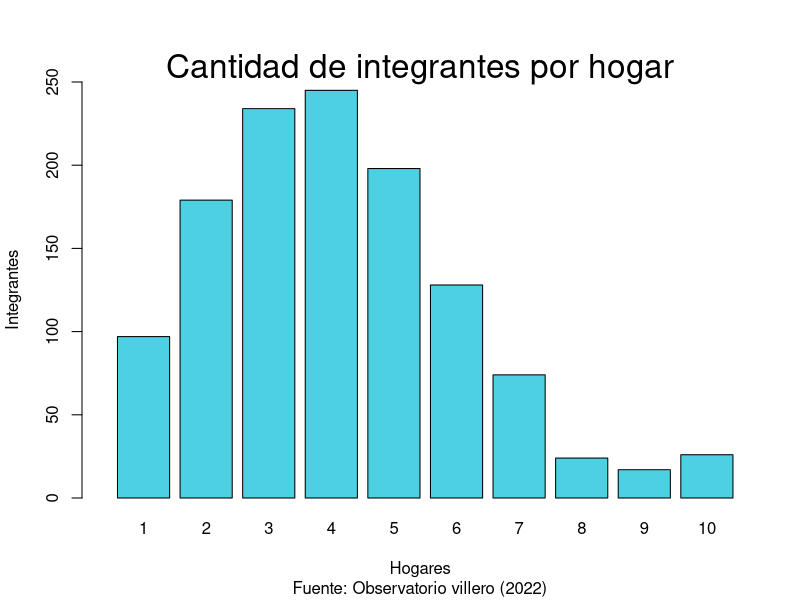

The R source for this figure:
install.packages("readxl")
# Alternatively, install just ggplot2:
install.packages("tidyverse")

library(readxl)
library(ggplot2)

# URL
df = read_excel("Datos_LP.xlsx", sheet = "FILTRO");
summary(df);
# N = 4;

#Variables de la seccion 1

# Grafico cantidad de integrantes
integrantes = as.factor(df$`Cantidad Integrantes`)

newTable <- table(integrantes)
barplot(newTable,
        cex.axis = par("cex.axis"),
        cex.names = par("cex.axis"),
        col = "#4dd0e1", 
        ylab = "Integrantes", 
        xlab = "Hogares",
        xlim = c(0, 12),
        sub= "Fuente: Observatorio villero (2022)",
        ylim = c(0, 250))
mtext("Cantidad de integrantes por hogar", side=3, cex=2)
